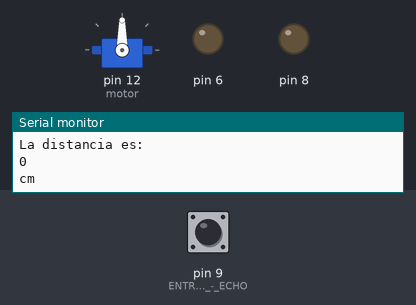
Simulated run of this sketch. Board: Arduino Uno, built with avr-gcc and run on an emulated ATmega328P. Parts: servo, output pins drawn as LEDs (lit = HIGH), the last lines printed to the serial monitor. Inputs (shaded band) come from the test bench; at power-on: pin 9 (ENTRADA_-_ECHO) LOW. Pins used as bus, display or sensor lines are not drawn.

Above: at 1.2 s.
1.3 s: pin 9 (ENTRADA_-_ECHO) pulsed HIGH 2 times (0.12 s each, 0.3 s apart)
At 3.4 s:
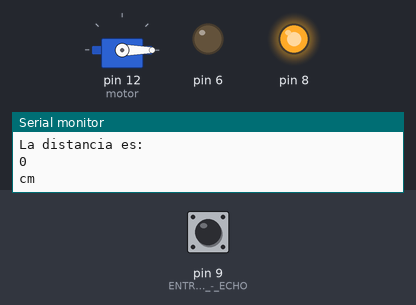
At 4.8 s:
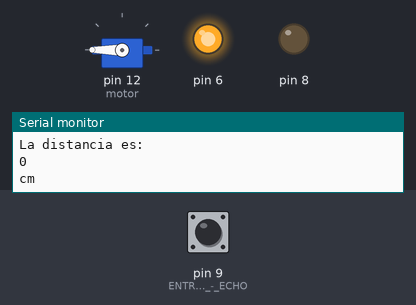
Timing chart, 0 to 6.3 s (numbered marks = the images above; inputs shaded):
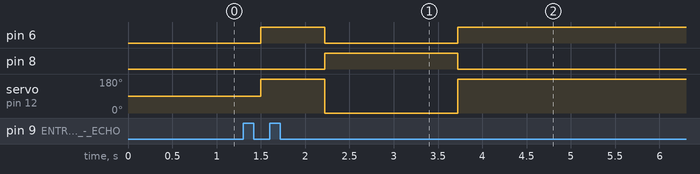

Measured:
- after the input at 1.3 s, pin 8: LOW → HIGH after 0.92 s, → LOW 1.5 s later

The sketch:

SENSOR_CON_SERVOMOTOR.ino
```cpp
long distancia;//longitud de distancia
long tiempo;
#include<Servo.h>
Servo motor;

void setup() {
 Serial.begin(9600);
 pinMode(10, OUTPUT); //SALIDA - TRIG
 pinMode(9, INPUT); // ENTRADA - ECHO
 pinMode(8,OUTPUT);
 pinMode(6,OUTPUT);
 motor.attach(12);
}

void loop() {

  //TRIG
  digitalWrite(10, LOW);//recibir del pulso del trig
  delayMicroseconds(5);
  digitalWrite(10, HIGH);//envio del pulso del trig
  delayMicroseconds(10);


  //ECHO
  tiempo=pulseIn(9, HIGH); //FORMULA PA MEDIR EL PULSO - ENTRADA
  distancia=long(0.017*tiempo);//FORMULA DISTANCIA

  //IMPRIMIR
  Serial.println("La distancia es: ");
  Serial.println(distancia);
  Serial.println("cm");
  delay(500);


  if(distancia>140){
    motor.write(0);
    digitalWrite(8,HIGH);
    digitalWrite(6,LOW);
  }else{
    digitalWrite(8,LOW);
    motor.write(180);
    digitalWrite(6,HIGH);
    }


}
```
